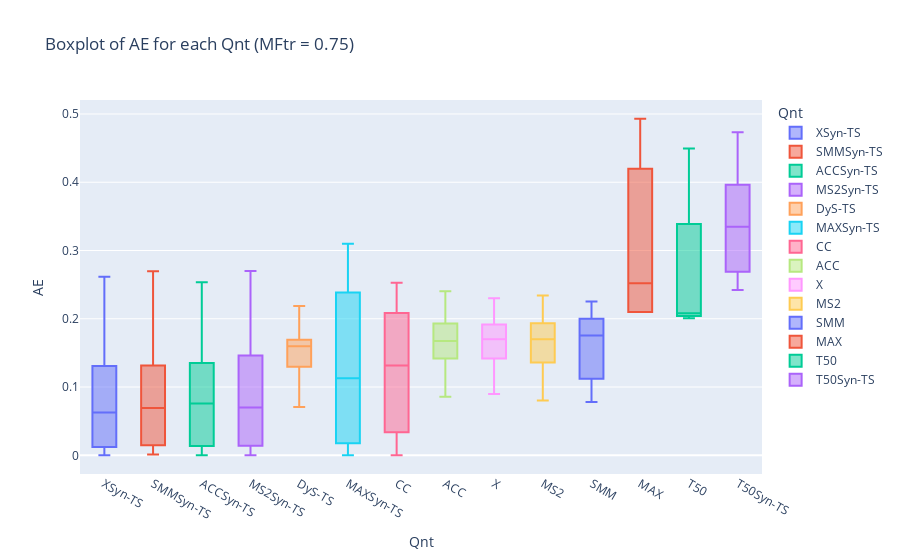

Notebook cell for this chart:
### Code cell
import ipywidgets as widgets
from IPython.display import display, clear_output

import plotly.express as px

def plot_sorted_boxplot_with_dropdown(df):
    # Create a dropdown widget for MFtr
    mftr_dropdown = widgets.Dropdown(
        options=df['MFtr'].unique(),
        description='MFtr:'
    )

    # Function to update the plot based on the selected MFtr
    def update_plot(change):
        selected_mftr = mftr_dropdown.value
        filtered_df = df[df['MFtr'] == selected_mftr]

        # Calculate the median AE for each Qnt
        median_ae = filtered_df.groupby('Qnt')['AE'].median().reset_index()

        # Sort the Qnt by the median AE
        sorted_qnt = median_ae.sort_values(by='AE')['Qnt']

        # Reorder the grouped DataFrame based on the sorted Qnt
        filtered_df['Qnt'] = pd.Categorical(filtered_df['Qnt'], categories=sorted_qnt, ordered=True)
        filtered_df = filtered_df.sort_values('Qnt')

        # Plot the sorted boxplot
        fig = px.box(filtered_df, x='Qnt', y='AE', color='Qnt', title=f'Boxplot of AE for each Qnt (MFtr = {selected_mftr})')
        fig.update_layout(xaxis_title='Qnt', yaxis_title='AE', showlegend=True)
        
        clear_output(wait=True)
        display(mftr_dropdown)
        display(fig)

    # Attach the update_plot function to the dropdown widget
    mftr_dropdown.observe(update_plot, names='value')

    # Display the dropdown and the initial plot
    display(mftr_dropdown)
    update_plot(None)

# Example usage
plot_sorted_boxplot_with_dropdown(grouped)

### Figure 1 — Plotly figure (JSON) as saved in the notebook; plotly's stock layout.template omitted (floating-point values rounded to 4 significant figures)
{"data": [{"alignmentgroup": "True", "hovertemplate": "Qnt=%{x}<br>AE=%{y}<extra></extra>", "legendgroup": "XSyn-TS", "marker": {"color": "#636efa"}, "name": "XSyn-TS", "notched": false, "offsetgroup": "XSyn-TS", "orientation": "v", "showlegend": true, "type": "box", "x": ["XSyn-TS", "XSyn-TS", "XSyn-TS", "XSyn-TS", "XSyn-TS", "XSyn-TS", "XSyn-TS", "XSyn-TS", "XSyn-TS", "XSyn-TS"], "x0": " ", "xaxis": "x", "y": [0.02543, 0.05319, 0.0121, 0.0, 0.003429, 0.1762, 0.131, 0.2614, 0.07238, 0.1025], "y0": " ", "yaxis": "y"}, {"alignmentgroup": "True", "hovertemplate": "Qnt=%{x}<br>AE=%{y}<extra></extra>", "legendgroup": "SMMSyn-TS", "marker": {"color": "#EF553B"}, "name": "SMMSyn-TS", "notched": false, "offsetgroup": "SMMSyn-TS", "orientation": "v", "showlegend": true, "type": "box", "x": ["SMMSyn-TS", "SMMSyn-TS", "SMMSyn-TS", "SMMSyn-TS", "SMMSyn-TS", "SMMSyn-TS", "SMMSyn-TS", "SMMSyn-TS", "SMMSyn-TS", "SMMSyn-TS"], "x0": " ", "xaxis": "x", "y": [0.09333, 0.08281, 0.2695, 0.186, 0.1316, 0.001286, 0.01476, 0.05562, 0.02662, 0.007333], "y0": " ", "yaxis": "y"}, {"alignmentgroup": "True", "hovertemplate": "Qnt=%{x}<br>AE=%{y}<extra></extra>", "legendgroup": "ACCSyn-TS", "marker": {"color": "#00cc96"}, "name": "ACCSyn-TS", "notched": false, "offsetgroup": "ACCSyn-TS", "orientation": "v", "showlegend": true, "type": "box", "x": ["ACCSyn-TS", "ACCSyn-TS", "ACCSyn-TS", "ACCSyn-TS", "ACCSyn-TS", "ACCSyn-TS", "ACCSyn-TS", "ACCSyn-TS", "ACCSyn-TS", "ACCSyn-TS"], "x0": " ", "xaxis": "x", "y": [0.09686, 0.08348, 0.135, 0.2534, 0.202, 0.004619, 0.01357, 0.06829, 0.02771, 0.0], "y0": " ", "yaxis": "y"}, {"alignmentgroup": "True", "hovertemplate": "Qnt=%{x}<br>AE=%{y}<extra></extra>", "legendgroup": "MS2Syn-TS", "marker": {"color": "#ab63fa"}, "name": "MS2Syn-TS", "notched": false, "offsetgroup": "MS2Syn-TS", "orientation": "v", "showlegend": true, "type": "box", "x": ["MS2Syn-TS", "MS2Syn-TS", "MS2Syn-TS", "MS2Syn-TS", "MS2Syn-TS", "MS2Syn-TS", "MS2Syn-TS", "MS2Syn-TS", "MS2Syn-TS", "MS2Syn-TS"], "x0": " ", "xaxis": "x", "y": [0.1979, 0.1463, 0.1169, 0.27, 0.081, 0.059, 0.004286, 0.0, 0.01414, 0.02548], "y0": " ", "yaxis": "y"}, {"alignmentgroup": "True", "hovertemplate": "Qnt=%{x}<br>AE=%{y}<extra></extra>", "legendgroup": "DyS-TS", "marker": {"color": "#FFA15A"}, "name": "DyS-TS", "notched": false, "offsetgroup": "DyS-TS", "orientation": "v", "showlegend": true, "type": "box", "x": ["DyS-TS", "DyS-TS", "DyS-TS", "DyS-TS", "DyS-TS", "DyS-TS", "DyS-TS", "DyS-TS", "DyS-TS", "DyS-TS"], "x0": " ", "xaxis": "x", "y": [0.1703, 0.1692, 0.168, 0.2188, 0.1679, 0.07086, 0.1013, 0.1332, 0.1517, 0.1296], "y0": " ", "yaxis": "y"}, {"alignmentgroup": "True", "hovertemplate": "Qnt=%{x}<br>AE=%{y}<extra></extra>", "legendgroup": "MAXSyn-TS", "marker": {"color": "#19d3f3"}, "name": "MAXSyn-TS", "notched": false, "offsetgroup": "MAXSyn-TS", "orientation": "v", "showlegend": true, "type": "box", "x": ["MAXSyn-TS", "MAXSyn-TS", "MAXSyn-TS", "MAXSyn-TS", "MAXSyn-TS", "MAXSyn-TS", "MAXSyn-TS", "MAXSyn-TS", "MAXSyn-TS", "MAXSyn-TS"], "x0": " ", "xaxis": "x", "y": [0.01781, 0.038, 0.09062, 0.0, 0.005143, 0.2704, 0.2384, 0.1351, 0.1809, 0.3099], "y0": " ", "yaxis": "y"}, {"alignmentgroup": "True", "hovertemplate": "Qnt=%{x}<br>AE=%{y}<extra></extra>", "legendgroup": "CC", "marker": {"color": "#FF6692"}, "name": "CC", "notched": false, "offsetgroup": "CC", "orientation": "v", "showlegend": true, "type": "box", "x": ["CC", "CC", "CC", "CC", "CC", "CC", "CC", "CC", "CC", "CC"], "x0": " ", "xaxis": "x", "y": [0.0, 0.03376, 0.005619, 0.112, 0.07333, 0.2318, 0.2086, 0.1793, 0.1513, 0.2527], "y0": " ", "yaxis": "y"}, {"alignmentgroup": "True", "hovertemplate": "Qnt=%{x}<br>AE=%{y}<extra></extra>", "legendgroup": "ACC", "marker": {"color": "#B6E880"}, "name": "ACC", "notched": false, "offsetgroup": "ACC", "orientation": "v", "showlegend": true, "type": "box", "x": ["ACC", "ACC", "ACC", "ACC", "ACC", "ACC", "ACC", "ACC", "ACC", "ACC"], "x0": " ", "xaxis": "x", "y": [0.1874, 0.1726, 0.193, 0.1933, 0.1621, 0.2402, 0.1466, 0.08581, 0.1087, 0.1417], "y0": " ", "yaxis": "y"}, {"alignmentgroup": "True", "hovertemplate": "Qnt=%{x}<br>AE=%{y}<extra></extra>", "legendgroup": "X", "marker": {"color": "#FF97FF"}, "name": "X", "notched": false, "offsetgroup": "X", "orientation": "v", "showlegend": true, "type": "box", "x": ["X", "X", "X", "X", "X", "X", "X", "X", "X", "X"], "x0": " ", "xaxis": "x", "y": [0.23, 0.1789, 0.1851, 0.1915, 0.1924, 0.1443, 0.08981, 0.1018, 0.1417, 0.161], "y0": " ", "yaxis": "y"}, {"alignmentgroup": "True", "hovertemplate": "Qnt=%{x}<br>AE=%{y}<extra></extra>", "legendgroup": "MS2", "marker": {"color": "#FECB52"}, "name": "MS2", "notched": false, "offsetgroup": "MS2", "orientation": "v", "showlegend": true, "type": "box", "x": ["MS2", "MS2", "MS2", "MS2", "MS2", "MS2", "MS2", "MS2", "MS2", "MS2"], "x0": " ", "xaxis": "x", "y": [0.176, 0.1893, 0.1933, 0.1933, 0.164, 0.1358, 0.08029, 0.1066, 0.1373, 0.234], "y0": " ", "yaxis": "y"}, {"alignmentgroup": "True", "hovertemplate": "Qnt=%{x}<br>AE=%{y}<extra></extra>", "legendgroup": "SMM", "marker": {"color": "#636efa"}, "name": "SMM", "notched": false, "offsetgroup": "SMM", "orientation": "v", "showlegend": true, "type": "box", "x": ["SMM", "SMM", "SMM", "SMM", "SMM", "SMM", "SMM", "SMM", "SMM", "SMM"], "x0": " ", "xaxis": "x", "y": [0.112, 0.1092, 0.078, 0.2053, 0.2253, 0.1808, 0.1911, 0.1704, 0.1361, 0.2], "y0": " ", "yaxis": "y"}, {"alignmentgroup": "True", "hovertemplate": "Qnt=%{x}<br>AE=%{y}<extra></extra>", "legendgroup": "MAX", "marker": {"color": "#EF553B"}, "name": "MAX", "notched": false, "offsetgroup": "MAX", "orientation": "v", "showlegend": true, "type": "box", "x": ["MAX", "MAX", "MAX", "MAX", "MAX", "MAX", "MAX", "MAX", "MAX", "MAX"], "x0": " ", "xaxis": "x", "y": [0.2185, 0.2099, 0.2099, 0.21, 0.2297, 0.4199, 0.4716, 0.4931, 0.2747, 0.3524], "y0": " ", "yaxis": "y"}, {"alignmentgroup": "True", "hovertemplate": "Qnt=%{x}<br>AE=%{y}<extra></extra>", "legendgroup": "T50", "marker": {"color": "#00cc96"}, "name": "T50", "notched": false, "offsetgroup": "T50", "orientation": "v", "showlegend": true, "type": "box", "x": ["T50", "T50", "T50", "T50", "T50", "T50", "T50", "T50", "T50", "T50"], "x0": " ", "xaxis": "x", "y": [0.4493, 0.27, 0.4169, 0.2109, 0.3389, 0.2052, 0.2052, 0.2009, 0.2042, 0.2029], "y0": " ", "yaxis": "y"}, {"alignmentgroup": "True", "hovertemplate": "Qnt=%{x}<br>AE=%{y}<extra></extra>", "legendgroup": "T50Syn-TS", "marker": {"color": "#ab63fa"}, "name": "T50Syn-TS", "notched": false, "offsetgroup": "T50Syn-TS", "orientation": "v", "showlegend": true, "type": "box", "x": ["T50Syn-TS", "T50Syn-TS", "T50Syn-TS", "T50Syn-TS", "T50Syn-TS", "T50Syn-TS", "T50Syn-TS", "T50Syn-TS", "T50Syn-TS", "T50Syn-TS"], "x0": " ", "xaxis": "x", "y": [0.2688, 0.3608, 0.348, 0.3964, 0.4732, 0.4296, 0.2424, 0.3219, 0.3026, 0.242], "y0": " ", "yaxis": "y"}], "layout": {"boxmode": "overlay", "legend": {"title": {"text": "Qnt"}, "tracegroupgap": 0}, "showlegend": true, "title": {"text": "Boxplot of AE for each Qnt (MFtr = 0.75)"}, "xaxis": {"anchor": "y", "categoryarray": ["XSyn-TS", "SMMSyn-TS", "ACCSyn-TS", "MS2Syn-TS", "DyS-TS", "MAXSyn-TS", "CC", "ACC", "X", "MS2", "SMM", "MAX", "T50", "T50Syn-TS"], "categoryorder": "array", "domain": [0, 1], "title": {"text": "Qnt"}}, "yaxis": {"anchor": "x", "domain": [0, 1], "title": {"text": "AE"}}}}
